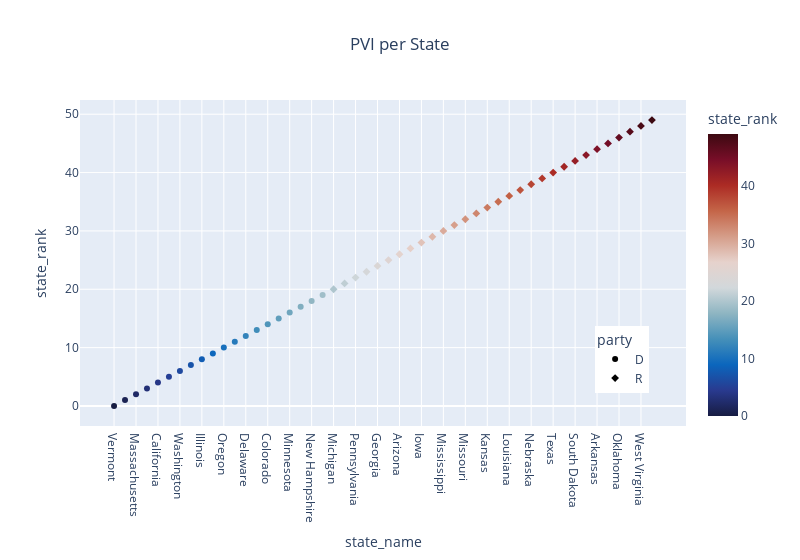

Notebook cell for this chart:
### Code cell
#check plot 
fig = px.scatter(PVI_df, 
                    x="state_name", 
                    y="state_rank", 
                    hover_name ="state_name", 
                    color = "state_rank", 
                    color_continuous_scale=px.colors.diverging.balance,
                    title = "PVI per State",
                    symbol ="party",
                    width=800)
fig.update_layout(legend_x = 0.85, legend_y = 0.1, title_x=0.5)
fig.show()

### Figure 1 — Plotly figure (JSON) as saved in the notebook; plotly's stock layout.template omitted (floating-point values rounded to 4 significant figures)
{"data": [{"hovertemplate": "<b>%{hovertext}</b><br><br>party=D<br>state_name=%{x}<br>state_rank=%{marker.color}<extra></extra>", "hovertext": ["Vermont", "Hawaii", "Massachusetts", "Maryland", "California", "New York", "Washington", "Rhode Island", "Illinois", "Connecticut", "Oregon", "New Jersey", "Delaware", "New Mexico", "Colorado", "Virginia", "Minnesota", "Maine", "New Hampshire", "Nevada"], "legendgroup": "D", "marker": {"color": [0, 1, 2, 3, 4, 5, 6, 7, 8, 9, 10, 11, 12, 13, 14, 15, 16, 17, 18, 19], "coloraxis": "coloraxis", "symbol": "circle"}, "mode": "markers", "name": "D", "orientation": "v", "showlegend": true, "type": "scatter", "x": ["Vermont", "Hawaii", "Massachusetts", "Maryland", "California", "New York", "Washington", "Rhode Island", "Illinois", "Connecticut", "Oregon", "New Jersey", "Delaware", "New Mexico", "Colorado", "Virginia", "Minnesota", "Maine", "New Hampshire", "Nevada"], "xaxis": "x", "y": [0, 1, 2, 3, 4, 5, 6, 7, 8, 9, 10, 11, 12, 13, 14, 15, 16, 17, 18, 19], "yaxis": "y"}, {"hovertemplate": "<b>%{hovertext}</b><br><br>party=R<br>state_name=%{x}<br>state_rank=%{marker.color}<extra></extra>", "hovertext": ["Michigan", "Wisconsin", "Pennsylvania", "North Carolina", "Georgia", "Florida", "Arizona", "Ohio", "Iowa", "South Carolina", "Mississippi", "Alaska", "Missouri", "Montana", "Kansas", "Indiana", "Louisiana", "Utah", "Nebraska", "Tennessee", "Texas", "Alabama", "South Dakota", "Kentucky", "Arkansas", "Idaho", "Oklahoma", "North Dakota", "West Virginia", "Wyoming"], "legendgroup": "R", "marker": {"color": [20, 21, 22, 23, 24, 25, 26, 27, 28, 29, 30, 31, 32, 33, 34, 35, 36, 37, 38, 39, 40, 41, 42, 43, 44, 45, 46, 47, 48, 49], "coloraxis": "coloraxis", "symbol": "diamond"}, "mode": "markers", "name": "R", "orientation": "v", "showlegend": true, "type": "scatter", "x": ["Michigan", "Wisconsin", "Pennsylvania", "North Carolina", "Georgia", "Florida", "Arizona", "Ohio", "Iowa", "South Carolina", "Mississippi", "Alaska", "Missouri", "Montana", "Kansas", "Indiana", "Louisiana", "Utah", "Nebraska", "Tennessee", "Texas", "Alabama", "South Dakota", "Kentucky", "Arkansas", "Idaho", "Oklahoma", "North Dakota", "West Virginia", "Wyoming"], "xaxis": "x", "y": [20, 21, 22, 23, 24, 25, 26, 27, 28, 29, 30, 31, 32, 33, 34, 35, 36, 37, 38, 39, 40, 41, 42, 43, 44, 45, 46, 47, 48, 49], "yaxis": "y"}], "layout": {"coloraxis": {"colorbar": {"title": {"text": "state_rank"}}, "colorscale": [[0, "rgb(23, 28, 66)"], [0.09091, "rgb(41, 58, 143)"], [0.1818, "rgb(11, 102, 189)"], [0.2727, "rgb(69, 144, 185)"], [0.3636, "rgb(142, 181, 194)"], [0.4545, "rgb(210, 216, 219)"], [0.5455, "rgb(230, 210, 204)"], [0.6364, "rgb(213, 157, 137)"], [0.7273, "rgb(196, 101, 72)"], [0.8182, "rgb(172, 43, 36)"], [0.9091, "rgb(120, 14, 40)"], [1, "rgb(60, 9, 17)"]]}, "legend": {"title": {"text": "party"}, "tracegroupgap": 0, "x": 0.85, "y": 0.1}, "title": {"text": "PVI per State", "x": 0.5}, "width": 800, "xaxis": {"anchor": "y", "domain": [0, 1], "title": {"text": "state_name"}}, "yaxis": {"anchor": "x", "domain": [0, 1], "title": {"text": "state_rank"}}}}
